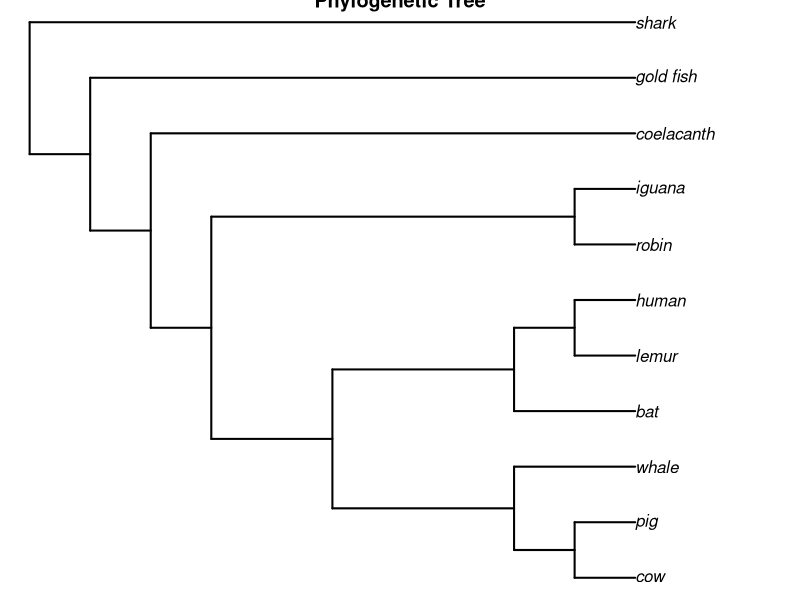
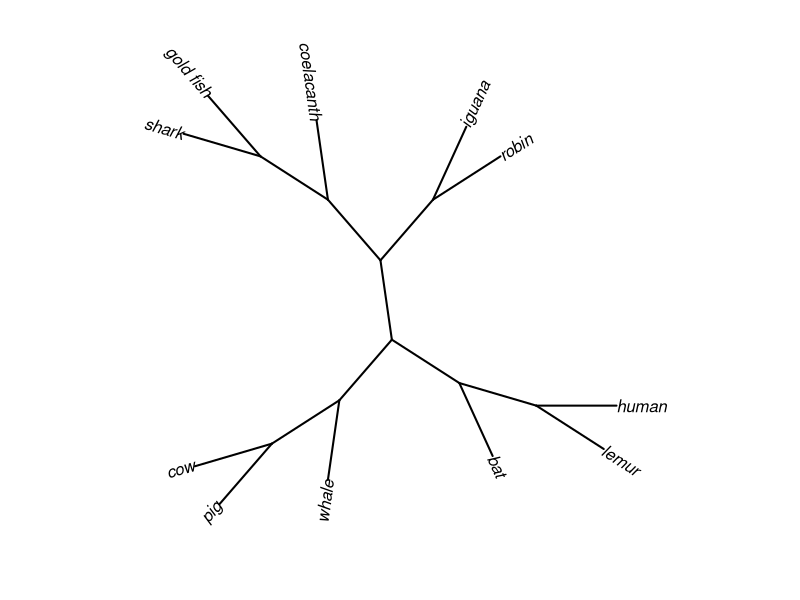

Generate these figures, in order, with R:
#Author: Caliese Beckford; Date: September 18, 2024; Purpose: To create dummy data, generate phylogenetic tree plot

#Load tree library
library(ape)

#Generate some dummy data
#Ones in bracket together are closely related
text.string<- "(((((((cow, pig),whale),(bat,(lemur,human))),(robin,iguana)),coelacanth),gold_fish),shark);"

#Read data is tree structure
vert.tree<-read.tree(text=text.string)

#Generate a basic plot of dummy data (rooted plot)
plot(vert.tree,no.margin=TRUE,edge.width=2,main="Phylogenetic Tree")

#Generate un-rooted plot on the dummy data -no root or start point
#used to look at the relationship of the species as opposed to the origin
plot(unroot(vert.tree),type="unrooted",no.margin=TRUE,lab4ut="axial", edge.width=2)
